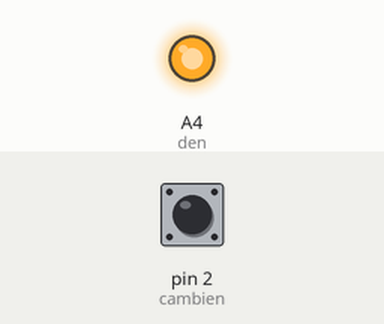
Simulated run of this sketch. Board: Arduino Uno, built with avr-gcc and run on an emulated ATmega328P. Parts: output pins drawn as LEDs (lit = HIGH). The test bench sets the inputs (shaded band); at power-on: pin 2 (cambien) HIGH.

Above: at 1.2 s.
1.3 s: pin 2 (cambien) pulled LOW for 0.15 s
At 1.37 s:
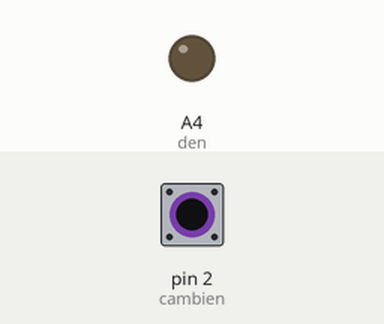
2.9 s: pin 2 (cambien) pulled LOW for 3.2 s
At 6.4 s:
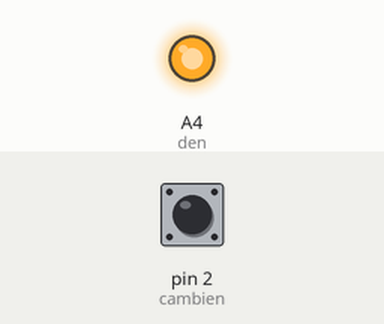
Timing chart, 0 to 7.9 s (numbered marks = the images above; inputs shaded):
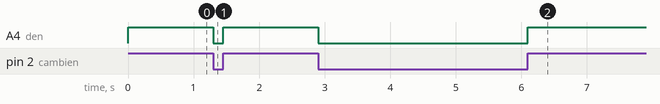

The sketch:

CAM_BIEN_CHUYEN_DONG.ino
```cpp
#define cambien 2 //Khai báo chân nhận cảm biến
#define den A4    //Khai báo chân điều khiển qden
void setup() {
  pinMode(cambien, INPUT_PULLUP); //Set chân cảm biến là chân nhận tín hiệuu
  pinMode(den, OUTPUT);///Set chân den là chân điều khiển
  Serial.begin(9600);
}

void loop() {

  if(digitalRead(cambien) == 1){ //Nếu phát hiện chuyển động thfi đèn sáng
    digitalWrite(den, HIGH);
  }
  else {//Nếu không thì đèn tắt
    digitalWrite(den, LOW);
  }
}
```

Measured:
- after the input at 1.3 s, A4 (den): HIGH → LOW at once, → HIGH 0.15 s later
- after the input at 2.9 s, A4 (den): HIGH → LOW at once, → HIGH 3.2 s later
